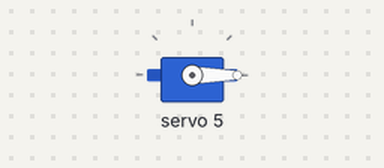
Recording of a sketch running on a simulated Arduino Uno, built with avr-gcc and run on an emulated ATmega328P. On the bench: servo. What the sketch prints to the serial monitor is not drawn.

Above: at 0.05 s.
At 6.0 s:
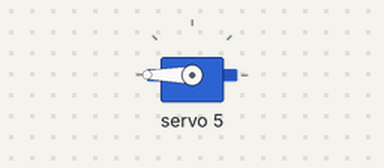
Timing chart, 0 to 7.8 s (numbered marks = the images above):
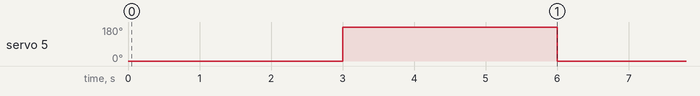

The sketch:

pca9685test.ino
```cpp
#include <Adafruit_PWMServoDriver.h>

Adafruit_PWMServoDriver pwm = Adafruit_PWMServoDriver();
const int servo_pins[] = {0, 1, 2};
int sg90_servo_pulse_width[] = {500, 2400};
int spt5435_servo_pulse_width[] = {500, 2500};
int s3003_servo_pulse_width[] = {1520,1900};
int servo_angle_degree[] = {0, 180};
#define frequency 50

float pulse_wide;
float pulse_output;
float pulse_wide_2;
float pulse_output_2;
float pulse_wide_3;
float pulse_output_3;

void mearm_run(int i, float angle1, int servo_type_min, int servo_type_max) {
  pulse_wide = map(angle1, servo_angle_degree[0], servo_angle_degree[1], servo_type_min, servo_type_max);
  pulse_output = int(float(pulse_wide) / 1000000 * frequency * 4096);
  pwm.setPWM(i, 0, pulse_output);
}

void setup() {
  // put your setup code here, to run once:
  Serial.begin(9600);
  Serial.println("PCA9685 test ready!");
  pwm.begin();
  pwm.setPWMFreq(frequency);
}

void loop() {
  // put your main code here, to run repeatedly:
    mearm_run(5, 0, 450, 2700);
    delay(3000);
    mearm_run(5, 180, 450, 2700);
    delay(3000);


}
```

Measured:
- by itself, servo 5: alternates 180° for 3.0 s and 0° for 3.0 s
